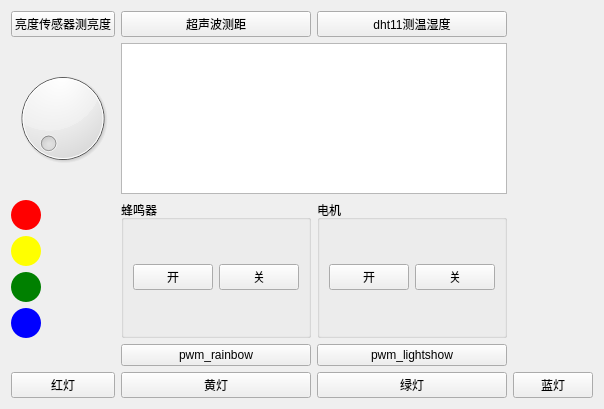
<?xml version="1.0" encoding="UTF-8"?>
<ui version="4.0">
 <class>MainWindow</class>
 <widget class="QWidget" name="MainWindow">
  <property name="geometry">
   <rect>
    <x>0</x>
    <y>0</y>
    <width>600</width>
    <height>409</height>
   </rect>
  </property>
  <property name="windowTitle">
   <string>多功能传感器控制面板</string>
  </property>
  <layout class="QGridLayout" name="gridLayout">
   <item row="8" column="1">
    <widget class="QPushButton" name="btnPwmRainbow">
     <property name="text">
      <string>pwm_rainbow</string>
     </property>
    </widget>
   </item>
   <item row="0" column="0">
    <widget class="QPushButton" name="btnBrightnessSensor">
     <property name="text">
      <string>亮度传感器测亮度</string>
     </property>
    </widget>
   </item>
   <item row="9" column="3">
    <widget class="QPushButton" name="btnBlue">
     <property name="text">
      <string>蓝灯</string>
     </property>
    </widget>
   </item>
   <item row="9" column="1">
    <widget class="QPushButton" name="btnYellow">
     <property name="text">
      <string>黄灯</string>
     </property>
    </widget>
   </item>
   <item row="9" column="0">
    <widget class="QPushButton" name="btnRed">
     <property name="text">
      <string>红灯</string>
     </property>
    </widget>
   </item>
   <item row="0" column="2">
    <widget class="QPushButton" name="btnDht11">
     <property name="text">
      <string>dht11测温湿度</string>
     </property>
    </widget>
   </item>
   <item row="0" column="1">
    <widget class="QPushButton" name="btnUltrasonic">
     <property name="text">
      <string>超声波测距</string>
     </property>
    </widget>
   </item>
   <item row="1" column="1" colspan="2">
    <widget class="QTextEdit" name="textDisplay">
     <property name="readOnly">
      <bool>true</bool>
     </property>
    </widget>
   </item>
   <item row="2" column="0">
    <layout class="QVBoxLayout" name="verticalLayout">
     <item>
      <widget class="QLabel" name="lampRed">
       <property name="minimumSize">
        <size>
         <width>30</width>
         <height>30</height>
        </size>
       </property>
       <property name="maximumSize">
        <size>
         <width>30</width>
         <height>30</height>
        </size>
       </property>
       <property name="styleSheet">
        <string notr="true">background-color: red; border-radius: 15px;</string>
       </property>
      </widget>
     </item>
     <item>
      <widget class="QLabel" name="lampYellow">
       <property name="minimumSize">
        <size>
         <width>30</width>
         <height>30</height>
        </size>
       </property>
       <property name="maximumSize">
        <size>
         <width>30</width>
         <height>30</height>
        </size>
       </property>
       <property name="styleSheet">
        <string notr="true">background-color: yellow; border-radius: 15px;</string>
       </property>
      </widget>
     </item>
     <item>
      <widget class="QLabel" name="lampGreen">
       <property name="minimumSize">
        <size>
         <width>30</width>
         <height>30</height>
        </size>
       </property>
       <property name="maximumSize">
        <size>
         <width>30</width>
         <height>30</height>
        </size>
       </property>
       <property name="styleSheet">
        <string notr="true">background-color: green; border-radius: 15px;</string>
       </property>
      </widget>
     </item>
     <item>
      <widget class="QLabel" name="lampBlue">
       <property name="minimumSize">
        <size>
         <width>30</width>
         <height>30</height>
        </size>
       </property>
       <property name="maximumSize">
        <size>
         <width>30</width>
         <height>30</height>
        </size>
       </property>
       <property name="styleSheet">
        <string notr="true">background-color: blue; border-radius: 15px;</string>
       </property>
      </widget>
     </item>
    </layout>
   </item>
   <item row="1" column="0">
    <widget class="QDial" name="dialAdjust">
     <property name="minimum">
      <number>0</number>
     </property>
     <property name="maximum">
      <number>100</number>
     </property>
    </widget>
   </item>
   <item row="9" column="2">
    <widget class="QPushButton" name="btnGreen">
     <property name="text">
      <string>绿灯</string>
     </property>
    </widget>
   </item>
   <item row="8" column="2">
    <widget class="QPushButton" name="btnPwmLightshow">
     <property name="text">
      <string>pwm_lightshow</string>
     </property>
    </widget>
   </item>
   <item row="2" column="2">
    <widget class="QGroupBox" name="groupMotor">
     <property name="title">
      <string>电机</string>
     </property>
     <layout class="QHBoxLayout">
      <item>
       <widget class="QPushButton" name="btnMotorOn">
        <property name="text">
         <string>开</string>
        </property>
       </widget>
      </item>
      <item>
       <widget class="QPushButton" name="btnMotorOff">
        <property name="text">
         <string>关</string>
        </property>
       </widget>
      </item>
     </layout>
    </widget>
   </item>
   <item row="2" column="1">
    <widget class="QGroupBox" name="groupBuzzer">
     <property name="title">
      <string>蜂鸣器</string>
     </property>
     <layout class="QHBoxLayout">
      <item>
       <widget class="QPushButton" name="btnBuzzerOn">
        <property name="text">
         <string>开</string>
        </property>
       </widget>
      </item>
      <item>
       <widget class="QPushButton" name="btnBuzzerOff">
        <property name="text">
         <string>关</string>
        </property>
       </widget>
      </item>
     </layout>
    </widget>
   </item>
  </layout>
 </widget>
 <resources/>
 <connections/>
</ui>
